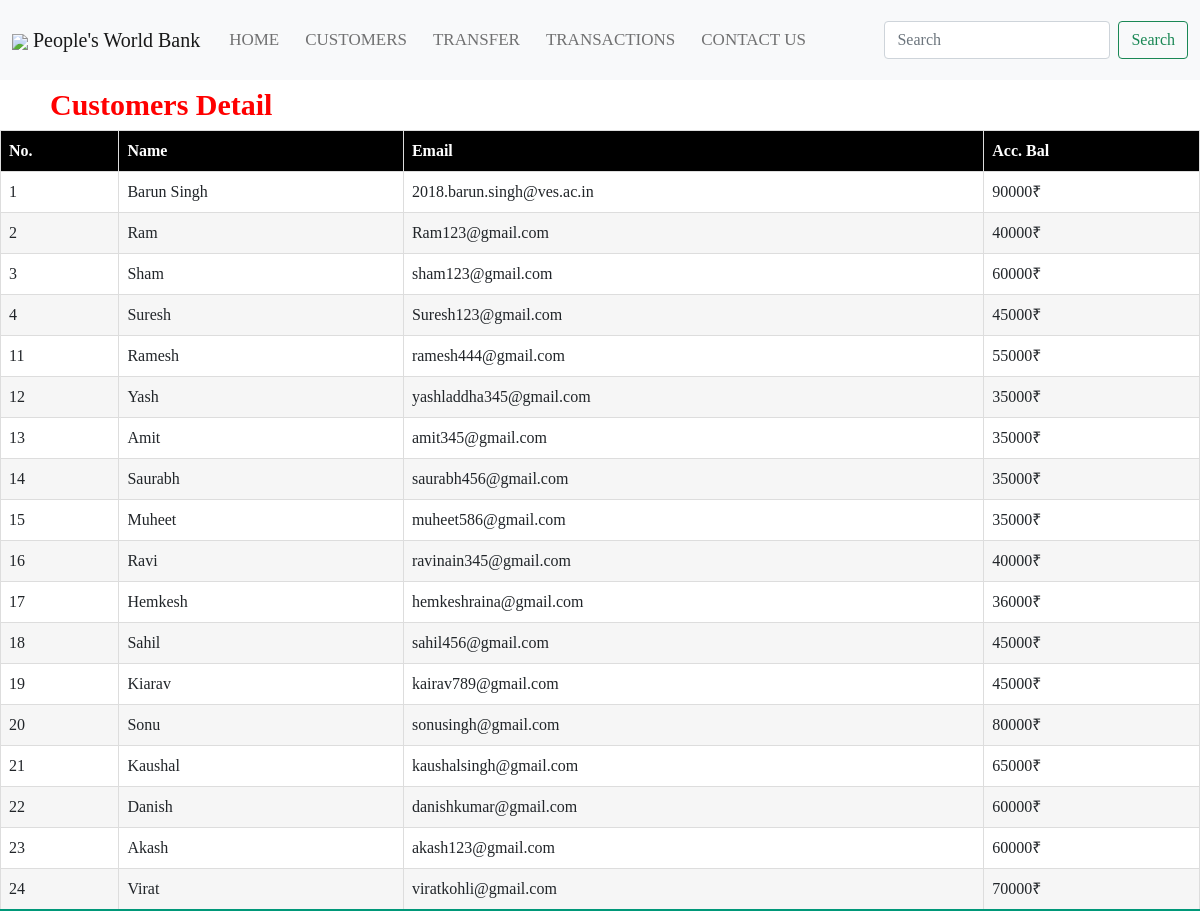
Page /customers on the committed database.
### home/models.py (models this page shows)
class customerdetail(models.Model):
    name = models.CharField(max_length=30)
    email = models.EmailField(max_length=30)
    avail_bal = models.IntegerField()

### home/views.py (the view, shortened to what this page needs)
# urls.py: path("customers", views.customers, name='customers'),
def customers(request):
    customers = customerdetail.objects.all()
    return render(request, 'customers.html', {'customers': customers})

### templates/customers.html (shortened to what this page needs)
{% extends 'base.html' %}
{% load static %}
{% block body%}
<section>
    <label class="t1">Customers Detail</label>
    <div class="table-container">
        <table class="table1">
            <thead>
                <tr>
                    <th>No.</th>
                    <th>Name</th>
                    <th>Email</th>
                    <th>Acc. Bal</th>
                </tr>
            </thead>
            <tbody>
                {% for i in customers %}
                <tr>
                    <td>{{i.id}}</td>
                    <td>{{i.name}}</td>
                    <td>{{i.email}}</td>
                    <td>{{i.avail_bal}}₹</td>
                </tr>
                {% endfor %}
            </tbody>
        </table>
    </div>
</section>
{% endblock body %}

### templates/base.html (shortened to what this page needs)
<!doctype html>
<html lang="en">
  <head>
    <link href="https://cdn.jsdelivr.net/npm/bootstrap@5.0.1/dist/css/bootstrap.min.css" rel="stylesheet">
    <link rel="stylesheet" href="/static/style.css">
  </head>
  <body>
    <nav class="navbar navbar-expand-lg navbar-light bg-light">
        <div class="container-fluid">
          <a class="navbar-brand" href="#">
            <img src="https://www.thesparksfoundationsingapore.org/images/logo_small.png" style="height:35px;">
             People's World Bank
          </a>
          <div class="collapse navbar-collapse" id="navbarSupportedContent">
            <ul class="navbar-nav me-auto mb-2 mb-lg-0">
              <li class="nav-item active">
                <a class="nav-link " aria-current="page" href="/ ">Home</a>
              </li>
              <li class="nav-item">
                <a class="nav-link" href="/customers">Customers</a>
              </li>
              <li class="nav-item">
                <a class="nav-link" href="/payment"> Transfer</a>
              </li>
              <li class="nav-item">
                <a class="nav-link" href="/trans">Transactions</a>
              </li>
              <li class="nav-item">
                <a class="nav-link" href="/contact">Contact us</a>
              </li>
            </ul>
            <form class="d-flex">
              <input class="form-control me-2" type="search" placeholder="Search" aria-label="Search">
              <button class="btn btn-outline-success" type="submit">Search</button>
            </form>
          </div>
        </div>
      </nav>
      {% block body %}    {% endblock body%}
  </body>
</html>

### static/style.css (style rules this page uses)
* { padding: 0; margin: 0; text-decoration: none; box-sizing: border-box; }
body { font-family: montserrat; }
nav { background: #0082e6; height: 80px; width: 100%; }
nav ul { float: right; margin-right: 20px; }
nav ul li { display: inline-block; line-height: 80px; margin: 0 5px; }
nav ul li a { color: white; font-size: 17px; padding: 7px 13px; border: 3px; text-transform: uppercase; }
.t1 { color: red; position:center; font-size: 30px; line-height: 50px; padding-left: 50px; font-weight: bold; }
.table1 { position:center; border-collapse: collapse; padding-right: 5px; padding-left: 5px; box-shadow: 0 0 20px rbga(0, 0, 0, 0.15); }
.table1 thead tr { background-color: #2d3e9c8f; color: white; text-align: left; font-weight: bold; }
.table1 th, .table1 td { padding: 12px 15px; }
.table1 tbody tr { border-bottom: 1px solid #dddddd; }
.table1 tbody tr:nth-of-type(even) { background-color: #f3f3f3b6; }
.table1 tbody tr:last-of-type { border-bottom: 2px solid #009879; }

### templates/customers.html (style rules this page uses)
.table-container { max-width: 8500px; margin: auto; }
.table1 { width: 100%; border-collapse: collapse; }
.table1 th, .table1 td { border: 1px solid #ddd; padding: 8px; text-align: left; }
.table1 th { background-color: black; }

### rows in the picture
customerdetail: id "1", name "Barun Singh", email "2018.barun.singh@ves.ac.in", avail_bal "90000"
customerdetail: id "2", name "Ram", email "Ram123@gmail.com", avail_bal "40000"
customerdetail: id "3", name "Sham", email "sham123@gmail.com", avail_bal "60000"
customerdetail: id "4", name "Suresh", email "Suresh123@gmail.com", avail_bal "45000"
customerdetail: id "11", name "Ramesh", email "ramesh444@gmail.com", avail_bal "55000"
customerdetail: id "12", name "Yash", email "yashladdha345@gmail.com", avail_bal "35000"
customerdetail: id "13", name "Amit", email "amit345@gmail.com", avail_bal "35000"
customerdetail: id "14", name "Saurabh", email "saurabh456@gmail.com", avail_bal "35000"
customerdetail: id "15", name "Muheet", email "muheet586@gmail.com", avail_bal "35000"
customerdetail: id "16", name "Ravi", email "ravinain345@gmail.com", avail_bal "40000"
customerdetail: id "17", name "Hemkesh", email "hemkeshraina@gmail.com", avail_bal "36000"
customerdetail: id "18", name "Sahil", email "sahil456@gmail.com", avail_bal "45000"
customerdetail: id "19", name "Kiarav", email "kairav789@gmail.com", avail_bal "45000"
customerdetail: id "20", name "Sonu", email "sonusingh@gmail.com", avail_bal "80000"
customerdetail: id "21", name "Kaushal", email "kaushalsingh@gmail.com", avail_bal "65000"
customerdetail: id "22", name "Danish", email "danishkumar@gmail.com", avail_bal "60000"
customerdetail: id "23", name "Akash", email "akash123@gmail.com", avail_bal "60000"
customerdetail: id "24", name "Virat", email "viratkohli@gmail.com", avail_bal "70000"
